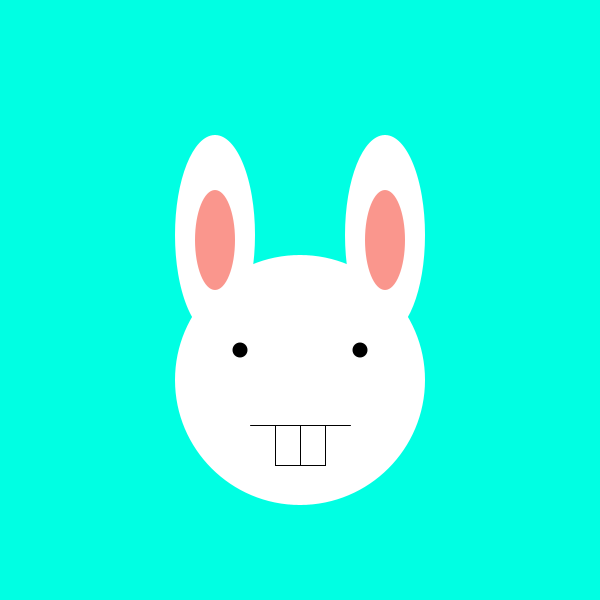
Frame 1 (no input)
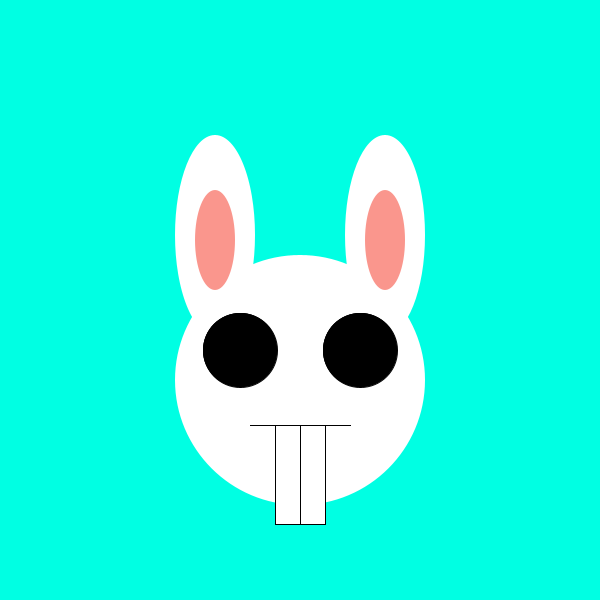
Frame 60 (the mouse pressed at the canvas centre just before this capture)
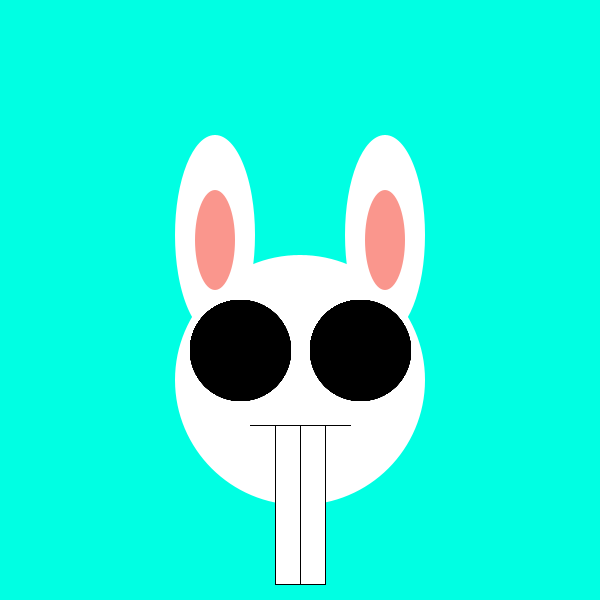
Frame 120 (the mouse held since frame 60 and released just before this capture)

The Processing sketch that drew these frames (run headless with seeded random() and noise(); from frame 60 on, the mouse is pressed at the canvas centre):

// Processing sketch: Conejo
// ── Conejo.pde
float ojos = 15;
float size = 1;
float dientesLargos = 40;

void setup () {
  size(600, 600);
  background(0,270,227);
  
  
  noStroke();
  //Orejas
  ellipse(215,235,80,200);
  ellipse(385,235,80,200);
  
  //Cara
  ellipse(300,380,250,250);
  
  //interior oreja
  fill(250,150,141);
  ellipse(215, 240, 40, 100);
  ellipse(385, 240, 40, 100);

}

void draw() {
  //Ojos
  fill(0);
  ellipse(240,350,ojos,ojos);
  ellipse(360,350,ojos,ojos);
  
  //Boca
  stroke(0);
  line(350, 425, 250,425);
  fill(255);
  rect(275,425,25,dientesLargos);
  rect(300,425,25,dientesLargos);
  
  
  if (ojos < 100.0 )
  {
     ojos = ojos + size;
  }
  if (dientesLargos < 160.0)
  {
    dientesLargos = dientesLargos + size;
  }
}
